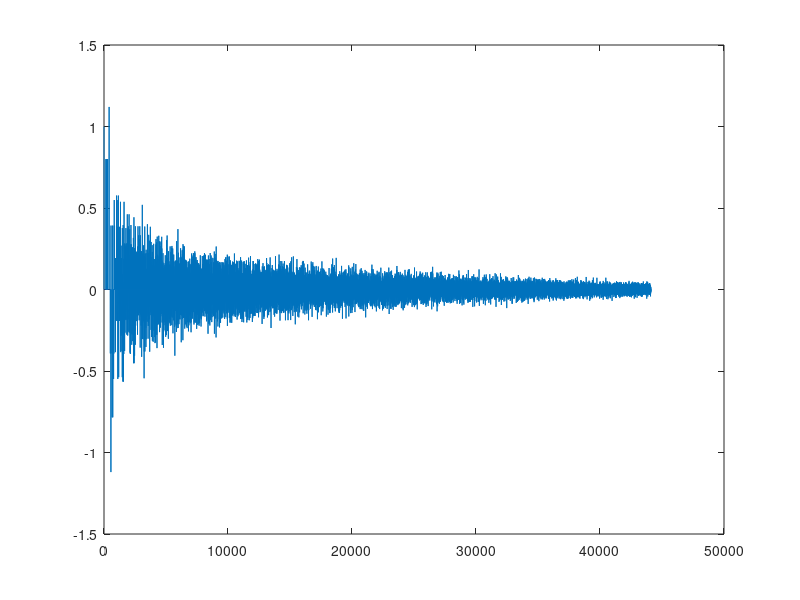

Recreate this plot in MATLAB.
% delaynetwork. m
% Author: T. Lokki
fs=44100;
gain=0.99;
% Create an impulse
x = zeros(1, 1*fs); x(1) = 1;
y = zeros(1, fs);
b = [1 1 1 1];
c = [0.8 0.8 0.8 0.8];
% Feedback matrix
% 反馈矩阵是一个酉矩阵
a(1, : ) =[0 1 1 0];
a(2, : ) =[-1 0 0 -1];
a(3, : ) =[1 0 0 -1];
a(4, : ) =[0 1 -1 0];
a2=a*(1/sqrt(2) ) * gain;
% Delay lines, use prime numbers
% 使用素数，防止不同延时之间产生相干性，导致结果染色
m=[149 211 263 293]';
z1=zeros(1, max(max(m) ) );
z2=zeros(1, max(max(m) ) );
z3=zeros(1, max(max(m) ) );
z4=zeros(1, max(max(m) ) );
for n = 1: length(y)
tmp = [z1(m(1) ) z2(m(2) ) z3(m(3) ) z4(m(4) ) ];
y(n) = x(n) + c(1) *z1(m(1) ) + c(2) *z2(m(2) ) ...
+ c(3) *z3(m(3) ) + c(4) *z4(m(4) );
z1 = [(x(n)*b(1) + tmp*a2(1, : )') z1(1: length(z1) -1)];
z2 = [(x(n)*b(2) + tmp*a2(2, : )') z2(1: length(z2) -1)];
z3 = [(x(n)*b(3) + tmp*a2(3, : )') z3(1: length(z3) -1)];
z4 = [(x(n)*b(4) + tmp*a2(4, : )') z4(1: length(z4) -1)];
end
figure
plot(y)

%% 
